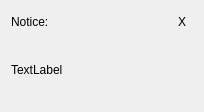
<ui version="4.0" >
 <class>MessageHint</class>
 <widget class="QWidget" name="MessageHint" >
  <property name="geometry" >
   <rect>
    <x>0</x>
    <y>0</y>
    <width>204</width>
    <height>112</height>
   </rect>
  </property>
  <property name="sizePolicy" >
   <sizepolicy vsizetype="Expanding" hsizetype="Preferred" >
    <horstretch>0</horstretch>
    <verstretch>0</verstretch>
   </sizepolicy>
  </property>
  <property name="windowTitle" >
   <string>MessageHint</string>
  </property>
  <layout class="QVBoxLayout" name="verticalLayout" >
   <item>
    <layout class="QHBoxLayout" name="horizontalLayout" >
     <item>
      <widget class="QLabel" name="label_2" >
       <property name="text" >
        <string>Notice:</string>
       </property>
      </widget>
     </item>
     <item>
      <spacer name="horizontalSpacer" >
       <property name="orientation" >
        <enum>Qt::Horizontal</enum>
       </property>
       <property name="sizeHint" stdset="0" >
        <size>
         <width>40</width>
         <height>20</height>
        </size>
       </property>
      </spacer>
     </item>
     <item>
      <widget class="QToolButton" name="toolButton" >
       <property name="text" >
        <string>X</string>
       </property>
       <property name="autoRaise" >
        <bool>true</bool>
       </property>
      </widget>
     </item>
    </layout>
   </item>
   <item>
    <widget class="QLabel" name="label" >
     <property name="sizePolicy" >
      <sizepolicy vsizetype="Expanding" hsizetype="Preferred" >
       <horstretch>0</horstretch>
       <verstretch>0</verstretch>
      </sizepolicy>
     </property>
     <property name="text" >
      <string>TextLabel</string>
     </property>
     <property name="wordWrap" >
      <bool>true</bool>
     </property>
    </widget>
   </item>
  </layout>
 </widget>
 <resources/>
 <connections/>
</ui>
